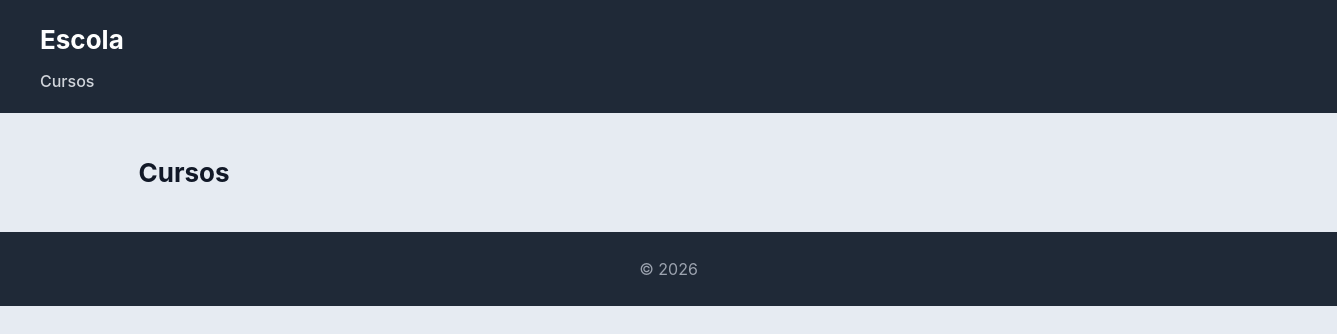
The app's page /escola/cursos/, older data.
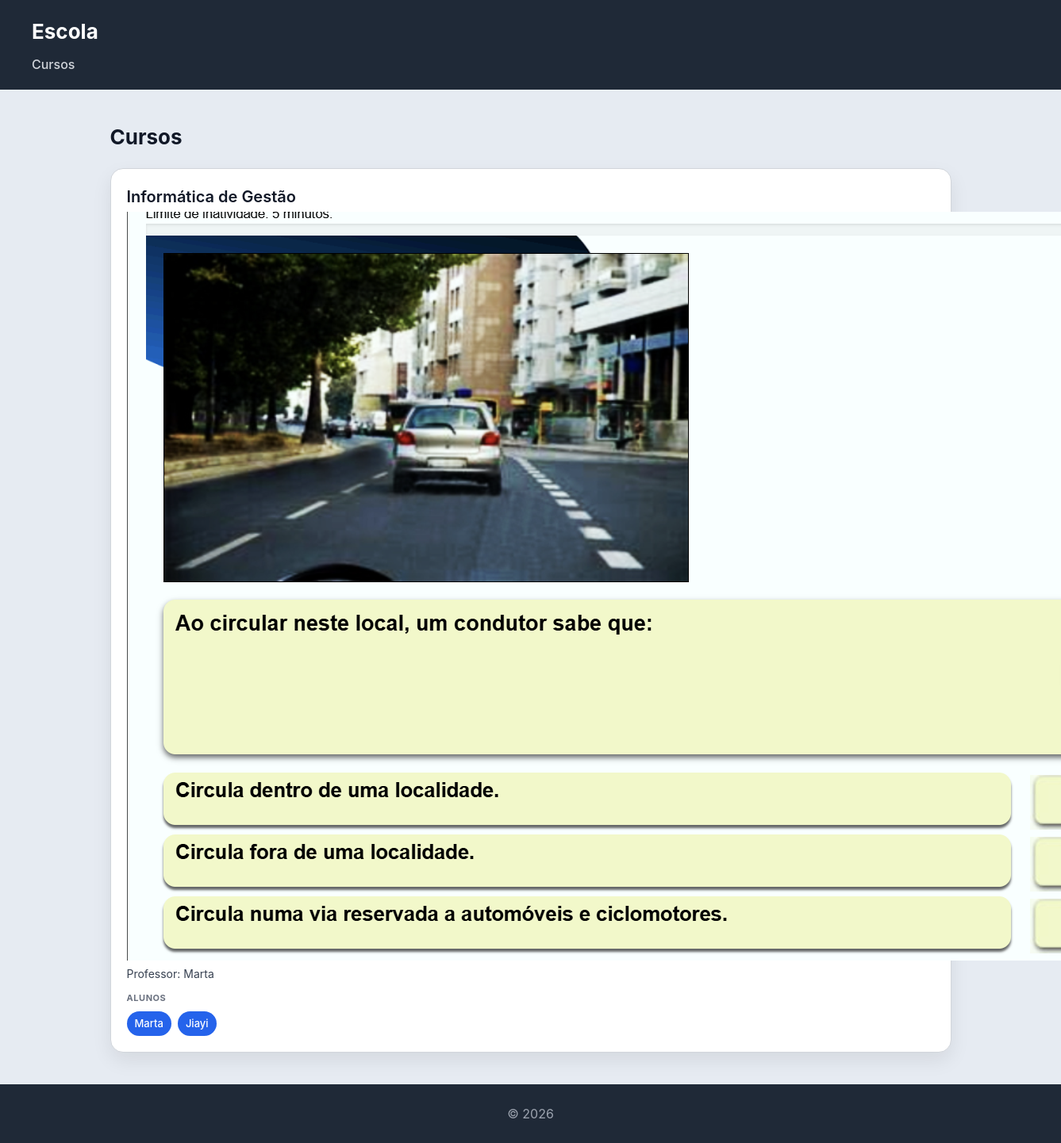
The same page, newer data.
### escola/models.py (models this page shows, shortened)
class Curso(models.Model):
    nome = models.CharField(max_length=100)
    imagem = models.ImageField(upload_to='cursos/')
    professor = models.ForeignKey(Professor, on_delete=models.CASCADE, related_name='cursos')
    alunos = models.ManyToManyField(Aluno, related_name='cursos')

class Professor(models.Model):
    nome = models.CharField(max_length=100)
    email = models.EmailField()

class Aluno(models.Model):
    nome = models.CharField(max_length=100)
    numero = models.CharField(max_length=20, unique=True)

### escola/views.py (the view)
# urls.py: path('cursos/', views.cursos_view, name="cursos"),
def cursos_view(request):
    cursos = Curso.objects.select_related('professor').prefetch_related('alunos').all()
    return render(request, 'escola/cursos.html', {'cursos': cursos})

### escola/templates/escola/cursos.html
{% extends "escola/base.html" %}
{% block content %}
<h2>Cursos</h2>
<section>
    {% for curso in cursos %}
    <article>
        <header>
            <h3>{{ curso.nome }}</h3>
            <img src="{{ curso.imagem.url }}" alt="Imagem do logotipo {{ curso.imagem.name }}">
            <p>Professor: {{ curso.professor.nome }}</p>
        </header>
        <section>
            <h4>Alunos</h4>
            <ul>
                {% for aluno in curso.alunos.all %}
                    <li>{{ aluno.nome }}</li>
                {% empty %}
                    <li>Sem alunos inscritos</li>
                {% endfor %}
            </ul>
        </section>
    </article>
    {% endfor %}
</section>
{% endblock %}

### escola/templates/escola/base.html (shortened to what this page needs)
<!DOCTYPE html>
<html lang="pt">
<head>
<!DOCTYPE html>
<html lang="pt">
<head>
    {% load static %}
    <link rel="stylesheet" href="{% static 'escola/styles.css' %}">
</head>
<body>
    <header>
        <h1>Escola</h1>
        <nav>
            <a href="{% url 'cursos' %}">Cursos</a>
        </nav>
    </header>
    <main>
        {% block content %}{% endblock %}
    </main>
    <footer>
        <p>&copy; 2026</p>
    </footer>
</body>
</html>

### escola/static/escola/styles.css (style rules this page uses)
* { box-sizing: border-box; margin: 0; padding: 0; }
body { font-family: "Inter", "Segoe UI", system-ui, -apple-system, sans-serif; background: #e6ebf2; color: #111827; line-height: 1.5; }
body > header { background: #1f2937; color: white; padding: 20px 40px; }
body > header h1 { font-size: 26px; }
body > header nav { margin-top: 10px; }
body > header nav a { color: #d1d5db; margin-right: 20px; text-decoration: none; font-weight: 500; }
main { max-width: 1100px; margin: 40px auto; padding: 0 20px; }
h2 { margin-bottom: 20px; font-size: 26px; }
section > article { background: white; padding: 20px; border-radius: 16px; border: 1px solid #d1d5db; box-shadow: 0 10px 25px rgba(0,0,0,0.08); transition: all 0.25s ease; margin-bottom: 20px; }
article > header { margin-bottom: 12px; }
article > header > h3 { font-size: 20px; font-weight: 600; margin-bottom: 4px; }
article > header > p { font-size: 14px; color: #374151; }
article > section { margin-top: 10px; }
article > section > h4 { font-size: 11px; text-transform: uppercase; color: #6b7280; margin-bottom: 8px; letter-spacing: 0.05em; }
article > section > ul { list-style: none; display: flex; flex-wrap: wrap; gap: 8px; }
article > section > ul > li { background: #2563eb; color: white; padding: 6px 10px; border-radius: 999px; font-size: 13px; font-weight: 500; }
footer { text-align: center; padding: 25px; background: #1f2937; color: #9ca3af; margin-top: 40px; }

Row changes from the older to the newer data that the page shows:
added Curso: nome "Informática de Gestão", imagem (picture), professor.nome "Marta"
added Aluno: nome "Marta"
added Aluno: nome "Jiayi"
